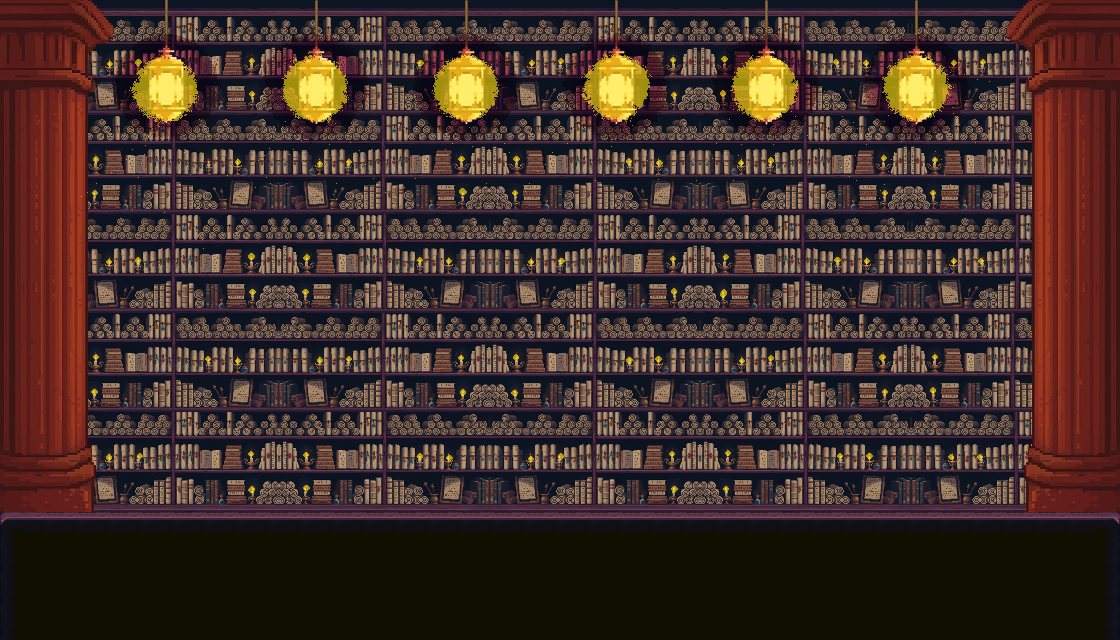

Tiled map render using the project's own tile images. Description and the whole map definition, tile-layer contents included, below:
An orthogonal 35x20 tile map with 32x32 px tiles, 2 tile layers (Fundo, Terreno), 7 tilesets and 2 objects (Plataforma, NPC).

<map version="1.10" tiledversion="1.11.0" orientation="orthogonal" renderorder="right-down" width="35" height="20" tilewidth="32" tileheight="32" infinite="0" nextlayerid="15" nextobjectid="71">
 <editorsettings>
  <export target="map_1.tmj" format="json" />
 </editorsettings>
 <tileset firstgid="1" name="Blocos" tilewidth="32" tileheight="32" tilecount="1" columns="0">
  <grid orientation="orthogonal" width="1" height="1" />
  <tile id="0">
   <properties>
    <property name="collision_type" type="int" value="0" />
    <property name="elasticity" type="float" value="0" />
    <property name="friction" type="float" value="0.1" />
    <property name="mass" type="float" value="1" />
    <property name="shape.layers" type="int" value="-1" />
    <property name="static" type="bool" value="true" />
   </properties>
   <image source="../graphics/blocks/Bloco_1.png" width="32" height="32" />
  </tile>
 </tileset>
 <tileset firstgid="2" source="Plataformas.tsx" />
 <tileset firstgid="5" source="Fundos.tsx" />
 <tileset firstgid="13" source="Npcs.tsx" />
 <tileset firstgid="15" source="Inimigos.tsx" />
 <tileset firstgid="16" source="Desert_1.tsx" />
 <tileset firstgid="36" source="Library.tsx" />
 <layer id="11" name="Fundo" width="35" height="20">
  <data encoding="csv">
0,0,0,0,0,0,0,0,0,0,0,0,0,0,0,0,0,0,0,0,0,0,0,0,0,0,0,0,0,0,0,0,0,0,0,
0,0,0,0,0,0,0,0,0,0,0,0,0,0,0,0,0,0,0,0,0,0,0,0,0,0,0,0,0,0,0,0,0,0,0,
0,0,0,0,0,0,0,0,0,0,0,0,0,0,0,0,0,0,0,0,0,0,0,0,0,0,0,0,0,0,0,0,0,0,0,
0,0,0,0,0,0,0,0,0,0,0,0,0,0,0,0,0,0,0,0,0,0,0,0,0,0,0,0,0,0,0,0,0,0,0,
0,0,0,0,0,0,0,0,0,0,0,0,0,0,0,0,0,0,0,0,0,0,0,0,0,0,0,0,0,0,0,0,0,0,0,
0,0,0,0,0,0,0,0,0,0,0,0,0,0,0,0,0,0,0,0,0,0,0,0,0,0,0,0,0,0,0,0,0,0,0,
0,0,0,0,0,0,0,0,0,0,0,0,0,0,0,0,0,0,0,0,0,0,0,0,0,0,0,0,0,0,0,0,0,0,0,
0,0,0,0,0,0,0,0,0,0,0,0,0,0,0,0,0,0,0,0,0,0,0,0,0,0,0,0,0,0,0,0,0,0,0,
0,0,0,0,0,0,0,0,0,0,0,0,0,0,0,0,0,0,0,0,0,0,0,0,0,0,0,0,0,0,0,0,0,0,0,
0,0,0,0,0,0,0,0,0,0,0,0,0,0,0,0,0,0,0,0,0,0,0,0,0,0,0,0,0,0,0,0,0,0,0,
0,0,0,0,0,0,0,0,0,0,0,0,0,0,0,0,0,0,0,0,0,0,0,0,0,0,0,0,0,0,0,0,0,0,0,
0,0,0,0,0,0,0,0,0,0,0,0,0,0,0,0,0,0,0,0,0,0,0,0,0,0,0,0,0,0,0,0,0,0,0,
0,0,0,0,0,0,0,0,0,0,0,0,0,0,0,0,0,0,0,0,0,0,0,0,0,0,0,0,0,0,0,0,0,0,0,
0,0,0,0,0,0,0,0,0,0,0,0,0,0,0,0,0,0,0,0,0,0,0,0,0,0,0,0,0,0,0,0,0,0,0,
0,0,0,0,0,0,0,0,0,0,0,0,0,0,0,0,0,0,0,0,0,0,0,0,0,0,0,0,0,0,0,0,0,0,0,
0,0,0,0,0,0,0,0,0,0,0,0,0,0,0,0,0,0,0,0,0,0,0,0,0,0,0,0,0,0,0,0,0,0,0,
0,0,0,0,0,0,0,0,0,0,0,0,0,0,0,0,0,0,0,0,0,0,0,0,0,0,0,0,0,0,0,0,0,0,0,
0,0,0,0,0,0,0,0,0,0,0,0,0,0,0,0,0,0,0,0,0,0,0,0,0,0,0,0,0,0,0,0,0,0,0,
0,0,0,0,0,0,0,0,0,0,0,0,0,0,0,0,0,0,0,0,0,0,0,0,0,0,0,0,0,0,0,0,0,0,0,
9,0,0,0,0,0,0,0,0,0,0,0,0,0,0,0,0,0,0,0,0,0,0,0,0,0,0,0,0,0,0,0,0,0,0
</data>
 </layer>
 <layer id="8" name="Terreno" width="35" height="20">
  <data encoding="csv">
0,0,0,0,0,0,0,0,0,0,0,0,0,0,0,0,0,0,0,0,0,0,0,0,0,0,0,0,0,0,0,0,0,0,0,
0,0,0,0,0,0,0,0,0,0,0,0,0,0,0,0,0,0,0,0,0,0,0,0,0,0,0,0,0,0,0,0,0,0,0,
0,0,0,0,0,0,0,0,0,0,0,0,0,0,0,0,0,0,0,0,0,0,0,0,0,0,0,0,0,0,0,0,0,0,0,
0,0,0,0,0,0,0,0,0,0,0,0,0,0,0,0,0,0,0,0,0,0,0,0,0,0,0,0,0,0,0,0,0,0,0,
0,0,0,0,0,0,0,0,0,0,0,0,0,0,0,0,0,0,0,0,0,0,0,0,0,0,0,0,0,0,0,0,0,0,0,
0,0,0,0,0,0,0,0,0,0,0,0,0,0,0,0,0,0,0,0,0,0,0,0,0,0,0,0,0,0,0,0,0,0,0,
0,0,0,0,0,0,0,0,0,0,0,0,0,0,0,0,0,0,0,0,0,0,0,0,0,0,0,0,0,0,0,0,0,0,0,
0,0,0,0,0,0,0,0,0,0,0,0,0,0,0,0,0,0,0,0,0,0,0,0,0,0,0,0,0,0,0,0,0,0,0,
0,0,0,0,0,0,0,0,0,0,0,0,0,0,0,0,0,0,0,0,0,0,0,0,0,0,0,0,0,0,0,0,0,0,0,
0,0,0,0,0,0,0,0,0,0,0,0,0,0,0,0,0,0,0,0,0,0,0,0,0,0,0,0,0,0,0,0,0,0,0,
0,0,0,0,0,0,0,0,0,0,0,0,0,0,0,0,0,0,0,0,0,0,0,0,0,0,0,0,0,0,0,0,0,0,0,
0,0,0,0,0,0,0,0,0,0,0,0,0,0,0,0,0,0,0,0,0,0,0,0,0,0,0,0,0,0,0,0,0,0,0,
0,0,0,0,0,0,0,0,0,0,0,0,0,0,0,0,0,0,0,0,0,0,0,0,0,0,0,0,0,0,0,0,0,0,0,
0,0,0,0,0,0,0,0,0,0,0,0,0,0,0,0,0,0,0,0,0,0,0,0,0,0,0,0,0,0,0,0,0,0,0,
0,0,0,0,0,0,0,0,0,0,0,0,0,0,0,0,0,0,0,0,0,0,0,0,0,0,0,0,0,0,0,0,0,0,0,
0,0,0,0,0,0,0,0,0,0,0,0,0,0,0,0,0,0,0,0,0,0,0,0,0,0,0,0,0,0,0,0,0,0,0,
37,38,38,38,38,38,38,38,38,38,38,38,38,38,38,38,38,38,38,38,38,38,38,38,38,38,38,38,38,38,38,38,38,38,39,
42,43,43,43,43,43,43,43,43,43,43,43,43,43,43,43,43,43,43,43,43,43,43,43,43,43,43,43,43,43,43,43,43,43,44,
42,43,43,43,43,43,43,43,43,43,43,43,43,43,43,43,43,43,43,43,43,43,43,43,43,43,43,43,43,43,43,43,43,43,44,
42,43,43,43,43,43,43,43,43,43,43,43,43,43,43,43,43,43,43,43,43,43,43,43,43,43,43,43,43,43,43,43,43,43,44
</data>
 </layer>
 <objectgroup id="2" name="Blocos" />
 <objectgroup id="4" name="Plataformas">
  <object id="56" name="floor" type="Plataforma" x="0" y="512" width="1120" height="128">
   <properties>
    <property name="body_type" propertytype="body_type" value="STATIC" />
   </properties>
  </object>
 </objectgroup>
 <objectgroup id="13" name="NPC">
  <object id="70" name="Euclide" type="NPC" gid="14" x="192" y="512" width="32" height="64" />
 </objectgroup>
 <objectgroup id="14" name="Inimigos" />
</map>
